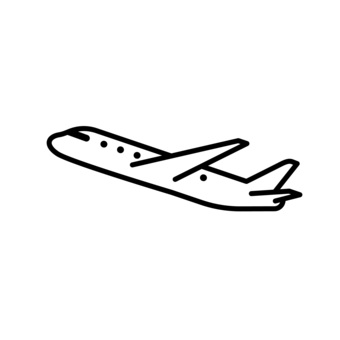
#> input picture tools/plane-trace/plane-source.jpg, 340 x 340 px
$ python trace_plane.py
#> lines starting #> are read from the running program, lines starting #| are printed output that depends on the picture; after the words box and inside, x2 and y2 are one past the last pixel; in counts of white or black regions, pixels touching at a corner belong together
"""Trace the airplane line art to a vector path, mirrored so the nose points right.

Supersamples before thresholding: potrace traces the staircase it is given, and the
source ink is only 255 px wide, so tracing it at native size bakes the pixel grid into
the curve. 4x LANCZOS then threshold puts the boundary between pixels instead of on them.
"""

import pathlib
import re
import subprocess
import sys

import numpy as np
from PIL import Image

SRC = str(pathlib.Path(__file__).parent / "plane-source.jpg")
UP = 4

g = Image.open(SRC).convert("L")
#> g is the input picture: PIL image 340x340 L; min 0, max 255, mean 245.7
a = np.array(g)
ys, xs = np.nonzero(a < 128)
#> ys = 4231 values from 126 to 210; xs = 4231 values, max 301 at index 3494, min 47 at index 476, mean 185
x0, x1, y0, y1 = xs.min(), xs.max(), ys.min(), ys.max()
#> x0 = 47; x1 = 301; y0 = 126; y1 = 210
crop = g.crop((x0, y0, x1 + 1, y1 + 1)).transpose(Image.FLIP_LEFT_RIGHT)
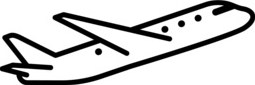
#> crop: PIL image 255x85 L; min 0, max 255, mean 205.5
w, h = crop.size
#> w = 255; h = 85
big = crop.resize((w * UP, h * UP), Image.LANCZOS)
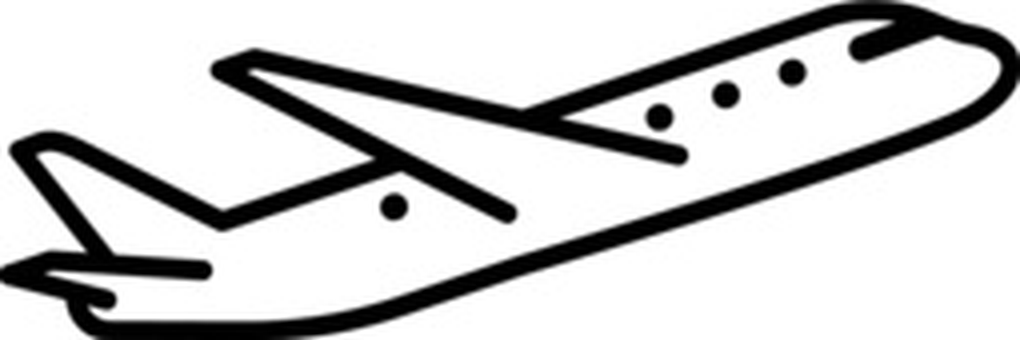
#> big: PIL image 1020x340 L; min 0, max 255, mean 205.5
# Ink must stay DARK: PIL's "1" mode writes black as PBM foreground, which is what
# potrace traces. Inverting here traces the background and returns one subpath.
bw = big.point(lambda v: 0 if v < 128 else 255).convert("1")
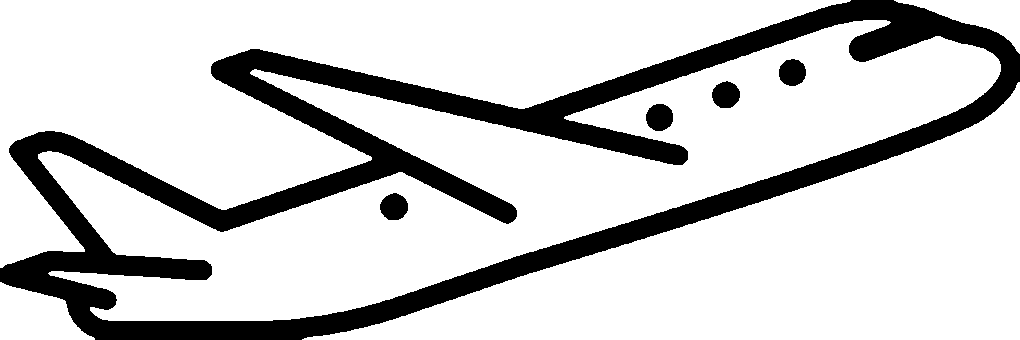
#> bw: PIL image 1020x340 1; 80.6% white; 5 black regions, box (x1, y1, x2, y2) and area: (0, 0, 1020, 340) 64970, (380, 193, 408, 220) 583, (712, 81, 740, 108) 582, (646, 104, 673, 131) 582, (779, 59, 806, 86) 575
bw.save("plane.pbm")
print(f"  source ink {w}x{h}  aspect {w/h:.3f}  ->  bitmap {w*UP}x{h*UP}")
#|   source ink 255x85  aspect 3.000  ->  bitmap 1020x340

subprocess.run(
    ["potrace", "-b", "svg", "-a", "1.0", "-O", "0.2", "-t", "8",
     "-o", "plane-potrace.svg", "plane.pbm"],
    check=True,
)
#> (this line was passed over: subprocess is not available in this run)

#> (the run stopped early here; a loop or call above may not have finished)
